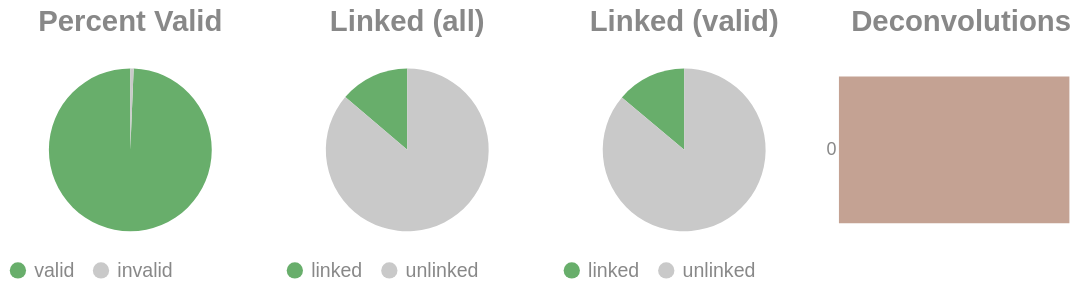

Notebook source saved alongside this figure:
### Code cell
if SKIPLR:
    pass
else:
    clash = Counter()
    for i in valids['molecule'].to_list():
        _mol = i.split("-")
        if len(_mol) == 1:
            clash.update('0')
        else:
            clash.update(_mol[-1])

    _d = {"deconvolutions": [], 'count': []}
    for k,v in clash.items():
        _d['deconvolutions'].append(k)
        _d['count'].append(v)

    tot_valid = valids['reads'].sum()
    mask = valids['reads'] >= 2
    n_linked_reads = valids.filter(mask)['reads'].sum()
    if n_linked_reads == 0:
        print_html("No linked molecules (>=2 reads) were detected; skipping linked-only distributions.")
        SKIPLR = True
    else:
        perc_valid = round(tot_valid / n_reads, 4)
        linked_perc_abs = round(n_linked_reads / n_reads, 4)
        linked_perc = round(n_linked_reads / tot_valid, 4)

    _valid = pl.DataFrame({"valids": ['valid', 'invalid'], "count": [tot_valid, n_reads - tot_valid]})
    _linked_abs = pl.DataFrame({"linked (absolute)": ['linked', 'unlinked'], "count": [n_linked_reads, n_reads - n_linked_reads]})
    _linked_rel = pl.DataFrame({"linked (valids)": ['linked', 'unlinked'], "count": [n_linked_reads, tot_valid - n_linked_reads]})

    (
        alt.hconcat(
            piechart(_valid, goodval = 'valid', title = "Percent Valid"),
            piechart(_linked_abs, goodval = "linked", title =  "Linked (all)"),
            piechart(_linked_rel, goodval = "linked", title =  "Linked (valid)"),
            convolutionbar(pl.DataFrame(_d), title = "Deconvolutions"),
            center = True,
            bounds = 'flush'
        )
        .resolve_scale(color='independent')
        .resolve_legend('independent')
        .properties(usermeta={'embedOptions': {"actions": False}})
    ).display()

### Figure 1 — Vega-Lite specification as saved in the notebook (floating-point values rounded to 4 significant figures)
{"width": "container", "height": 400, "config": {"title": {"anchor": "start", "dy": -15, "fontSize": 18, "color": "#888888", "subtitleColor": "#888888", "subtitleFontSize": 14}, "arc": {"fill": "#0072B2"}, "axis": {"domainColor": "#888888", "domainWidth": 0.5, "gridWidth": 0.2, "grid": false, "titleFontWeight": 400, "titleFontSize": 15, "labelFontSize": 11, "labelColor": "#888888", "tickColor": "#888888", "tickWidth": 0.2, "titleColor": "#888888"}, "axisBand": {"grid": false}, "axisX": {"grid": true, "tickSize": 10, "domainCap": "round"}, "axisY": {"domain": false, "grid": true, "tickSize": 0, "domainCap": "round"}, "background": "transparent", "header": {"labelFontSize": 15, "labelColor": "#888888", "titleFontSize": 15, "titleFontWeight": 600, "titleColor": "#888888"}, "legend": {"labelFont": "sans-serif", "labelFontSize": 12, "labelColor": "#888888", "symbolSize": 100, "symbolType": "circle", "titleFontSize": 12, "titlePadding": 10, "titleColor": "#888888", "title": null}, "range": {"category": ["#E69F00", "#56B4E9", "#009E73", "#F0E442", "#0072B2", "#D55E00", "#CC79A7", "#000000"], "diverging": ["#cfe8f3", "#a2d4ec", "#73bfe2", "#46abdb", "#1696d2", "#12719e"]}, "area": {"fill": "#0072B2", "fillOpacity": 0.7, "line": true, "strokeOpacity": 0.7}, "line": {"color": "#0072B2", "stroke": "#0072B2", "strokeWidth": 2}, "trail": {"color": "#0072B2", "stroke": "#0072B2", "strokeWidth": 0, "size": 1}, "point": {"filled": true, "fillOpacity": 1.0, "size": 95}, "text": {"color": "#888888", "fontSize": 11, "align": "right", "fontWeight": 400, "size": 11}, "bar": {"fill": "#0072B2", "stroke": null}, "view": {"stroke": null, "continuousWidth": 660, "continuousHeight": 400}}, "hconcat": [{"data": {"name": "data-99c594201fa489220f07a7ebc1bc6e16"}, "mark": {"type": "arc"}, "encoding": {"color": {"field": "valids", "legend": {"orient": "bottom", "title": null}, "scale": {"domain": ["valid", "invalid"], "range": ["#68ae6b", "#C9C9C9"]}, "title": "Valids", "type": "nominal"}, "theta": {"field": "count", "type": "quantitative"}, "tooltip": [{"field": "valids", "title": "Valids", "type": "ordinal"}, {"field": "percent", "format": ".2%", "title": "Percent", "type": "quantitative"}, {"field": "count", "title": "Count", "type": "quantitative"}]}, "height": 100, "title": {"text": "Percent Valid", "align": "center", "anchor": "middle"}, "transform": [{"calculate": "datum.count / 1035368", "as": "percent"}], "width": 150}, {"data": {"name": "data-623112d82cffa860952f894a02a4627d"}, "mark": {"type": "arc"}, "encoding": {"color": {"field": "linked (absolute)", "legend": {"orient": "bottom", "title": null}, "scale": {"domain": ["linked", "unlinked"], "range": ["#68ae6b", "#C9C9C9"]}, "title": "Linked (Absolute)", "type": "nominal"}, "theta": {"field": "count", "type": "quantitative"}, "tooltip": [{"field": "linked (absolute)", "title": "Linked (Absolute)", "type": "ordinal"}, {"field": "percent", "format": ".2%", "title": "Percent", "type": "quantitative"}, {"field": "count", "title": "Count", "type": "quantitative"}]}, "height": 100, "title": {"text": "Linked (all)", "align": "center", "anchor": "middle"}, "transform": [{"calculate": "datum.count / 1035368", "as": "percent"}], "width": 150}, {"data": {"name": "data-f604f75ea5f4fc4e77c63cb394c620b4"}, "mark": {"type": "arc"}, "encoding": {"color": {"field": "linked (valids)", "legend": {"orient": "bottom", "title": null}, "scale": {"domain": ["linked", "unlinked"], "range": ["#68ae6b", "#C9C9C9"]}, "title": "Linked (Valids)", "type": "nominal"}, "theta": {"field": "count", "type": "quantitative"}, "tooltip": [{"field": "linked (valids)", "title": "Linked (Valids)", "type": "ordinal"}, {"field": "percent", "format": ".2%", "title": "Percent", "type": "quantitative"}, {"field": "count", "title": "Count", "type": "quantitative"}]}, "height": 100, "title": {"text": "Linked (valid)", "align": "center", "anchor": "middle"}, "transform": [{"calculate": "datum.count / 1028609", "as": "percent"}], "width": 150}, {"data": {"name": "data-4a4a1e72ae2d592e77b9656b134f994f"}, "mark": {"type": "bar"}, "encoding": {"color": {"field": "deconvolutions", "legend": null, "scale": {"scheme": "lightgreyred"}, "type": "nominal"}, "tooltip": [{"field": "deconvolutions", "title": "Deconvolutions", "type": "ordinal"}, {"field": "percent", "format": ".2%", "title": "Percent", "type": "quantitative"}, {"field": "count", "title": "Count", "type": "quantitative"}], "x": {"axis": null, "field": "count", "type": "quantitative"}, "y": {"field": "deconvolutions", "sort": "ascending", "title": null, "type": "nominal"}}, "height": 100, "title": {"text": "Deconvolutions", "align": "center", "anchor": "middle"}, "transform": [{"calculate": "datum.count / 943199", "as": "percent"}], "width": 150}], "bounds": "flush", "center": true, "resolve": {"legend": {"angle": "independent"}, "scale": {"color": "independent"}}, "usermeta": {"embedOptions": {"actions": false}}, "$schema": "https://vega.github.io/schema/vega-lite/v6.1.0.json", "datasets": {"data-99c594201fa489220f07a7ebc1bc6e16": [{"valids": "valid", "count": 1028609}, {"valids": "invalid", "count": 6759}], "data-623112d82cffa860952f894a02a4627d": [{"linked (absolute)": "linked", "count": 142594}, {"linked (absolute)": "unlinked", "count": 892774}], "data-f604f75ea5f4fc4e77c63cb394c620b4": [{"linked (valids)": "linked", "count": 142594}, {"linked (valids)": "unlinked", "count": 886015}], "data-4a4a1e72ae2d592e77b9656b134f994f": [{"deconvolutions": "0", "count": 943199}]}}
